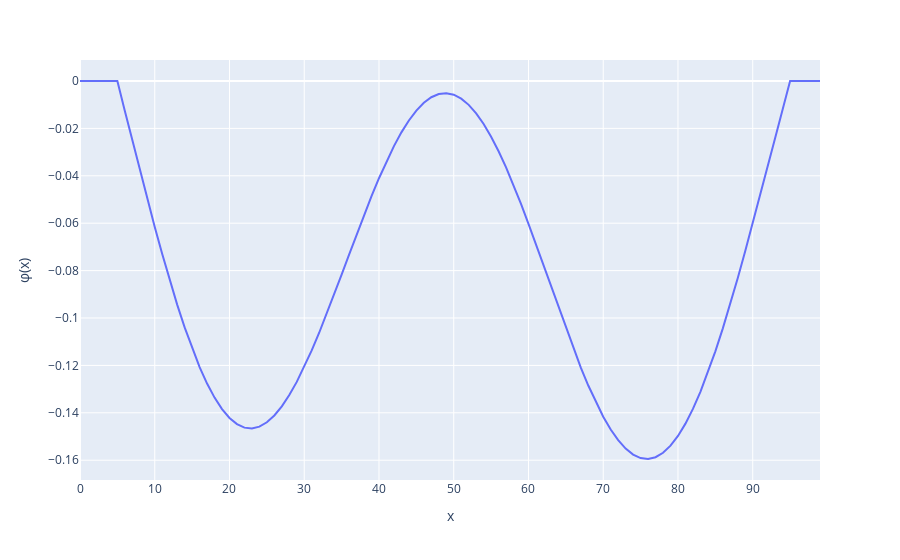

Notebook source saved alongside this figure:
### Code cell
import plotly.express as px

inp=[]
oup=[]
for j in range(0,100):
    inp.append(j)
    oup.append(r2space[50][j])

fig = px.line(x=inp, y=oup, labels={'x':'x', 'y':'φ(x)'})
fig.show()

### Figure 1 — Plotly figure (JSON) as saved in the notebook; plotly's stock layout.template omitted (floating-point values rounded to 4 significant figures)
{"data": [{"hoverlabel": {"namelength": 0}, "hovertemplate": "x=%{x}<br>φ(x)=%{y}", "legendgroup": "", "line": {"color": "#636efa", "dash": "solid"}, "mode": "lines", "name": "", "showlegend": false, "type": "scatter", "x": [0, 1, 2, 3, 4, 5, 6, 7, 8, 9, 10, 11, 12, 13, 14, 15, 16, 17, 18, 19, 20, 21, 22, 23, 24, 25, 26, 27, 28, 29, 30, 31, 32, 33, 34, 35, 36, 37, 38, 39, 40, 41, 42, 43, 44, 45, 46, 47, 48, 49, 50, 51, 52, 53, 54, 55, 56, 57, 58, 59, 60, 61, 62, 63, 64, 65, 66, 67, 68, 69, 70, 71, 72, 73, 74, 75, 76, 77, 78, 79, 80, 81, 82, 83, 84, 85, 86, 87, 88, 89, 90, 91, 92, 93, 94, 95, 96, 97, 98, 99], "xaxis": "x", "y": [0, 0, 0, 0, 0, 3.674e-14, -0.01261, -0.02513, -0.03751, -0.04969, -0.06157, -0.07304, -0.08401, -0.09435, -0.104, -0.1128, -0.1207, -0.1277, -0.1336, -0.1384, -0.1422, -0.1448, -0.1463, -0.1466, -0.1458, -0.144, -0.1411, -0.1373, -0.1325, -0.127, -0.1206, -0.1137, -0.1062, -0.09831, -0.0901, -0.0817, -0.07323, -0.06481, -0.05656, -0.04859, -0.04102, -0.03394, -0.02747, -0.02168, -0.01666, -0.01248, -0.009191, -0.006851, -0.00549, -0.00513, -0.005778, -0.007429, -0.01007, -0.01365, -0.01815, -0.0235, -0.02963, -0.03647, -0.04392, -0.05189, -0.06027, -0.06896, -0.07785, -0.0868, -0.09571, -0.1044, -0.1129, -0.121, -0.1285, -0.1354, -0.1416, -0.147, -0.1515, -0.1551, -0.1576, -0.1591, -0.1595, -0.1587, -0.1569, -0.1539, -0.1498, -0.1446, -0.1383, -0.1311, -0.123, -0.1141, -0.1044, -0.09401, -0.0831, -0.07175, -0.06005, -0.04814, -0.0361, -0.02403, -0.01198, 0, 0, 0, 0, 0], "yaxis": "y"}], "layout": {"legend": {"tracegroupgap": 0}, "margin": {"t": 60}, "xaxis": {"anchor": "y", "domain": [0, 1], "title": {"text": "x"}}, "yaxis": {"anchor": "x", "domain": [0, 1], "title": {"text": "φ(x)"}}}}
